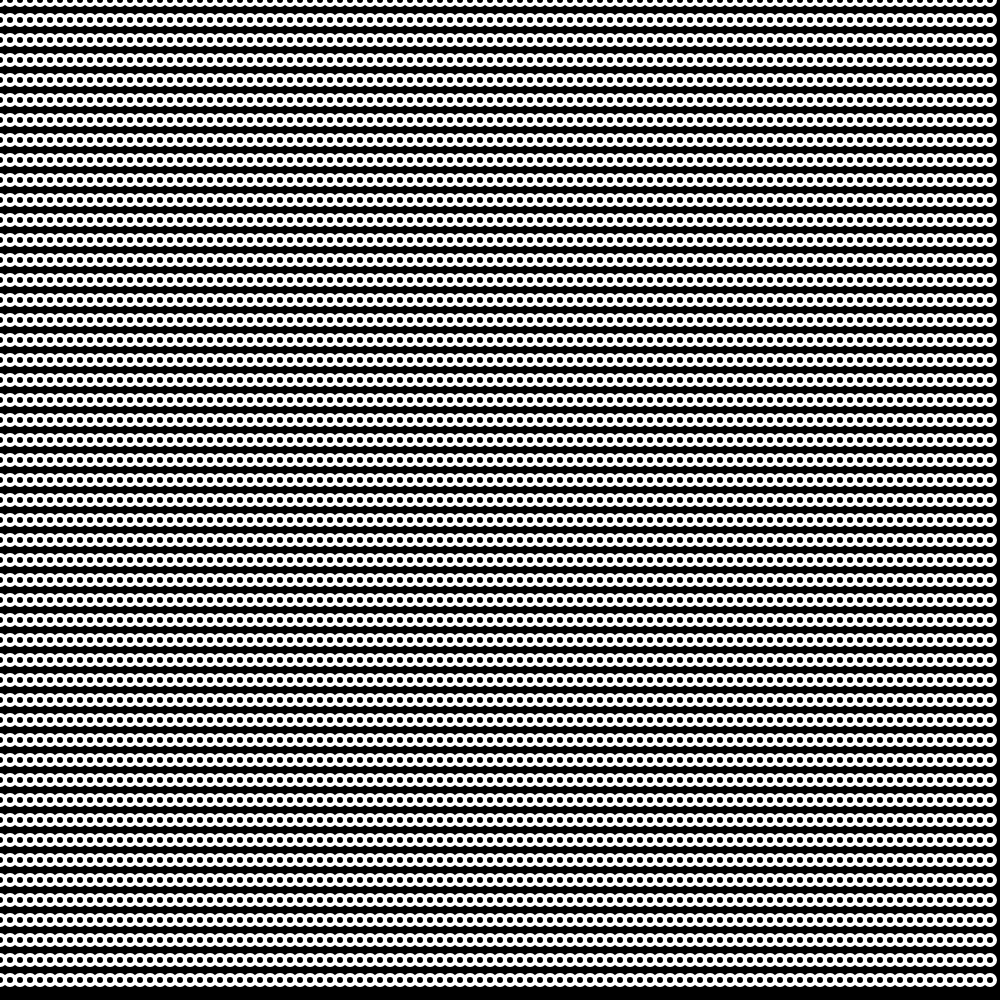
Frame 1 (no input)
Frame 60 (no input): identical to frame 1, image omitted
Frame 120 (the mouse pressed at the canvas centre since frame 60): identical to frame 1, image omitted

The p5.js sketch that drew this single still picture (run headless with seeded random() and noise() and a simulated clock; from frame 60 on, the mouse is pressed at the canvas centre):

// p5.js sketch
// ── sketch.js
function setup(){
  createCanvas(1000,1000);
}

function draw(){
  background(0);
  noFill();
  strokeWeight(4);
  stroke(255);
  for (var x=0; x<width; x+=10){
    for (var y=0; y<height; y+=20){
      ellipse(x,y,10,10);
    }
  }
}
